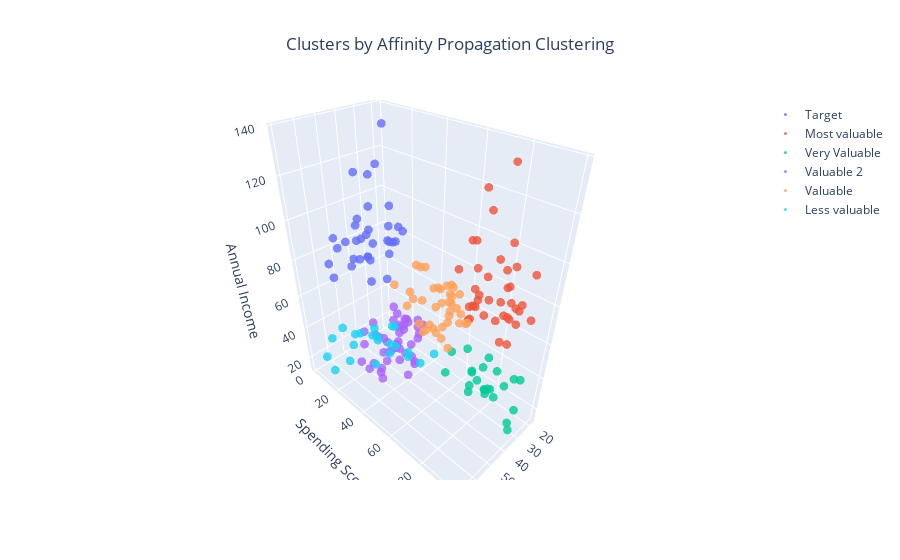

Source (notebook cell):
### Code cell
#plot the DBS_clustering results in 3D
#add a legend to the plot

def tracer_Affinity_Propagation(db, n, name):
    '''
    This function returns trace object for Plotly
    '''
    return go.Scatter3d(
        x = db[db['label_Affinity_Propagation']==n]['Age'],
        y = db[db['label_Affinity_Propagation']==n]['Spending Score (1-100)'],
        z = db[db['label_Affinity_Propagation']==n]['Annual Income (k$)'],
        mode = 'markers',
        name = name,
        marker = dict(
            size = 3
        ),
        opacity=0.8
     )

trace0 = tracer_Affinity_Propagation(df, 0, 'Very Valuable')
trace1 = tracer_Affinity_Propagation(df, 1, 'Less valuable')
trace2 = tracer_Affinity_Propagation(df, 2, 'Valuable 2')
trace3 = tracer_Affinity_Propagation(df, 3, 'Valuable')
trace4 = tracer_Affinity_Propagation(df, 4, 'Target')
trace5 = tracer_Affinity_Propagation(df, 5, 'Most valuable')


data_Affinity_Propagation = [trace4, trace5, trace0, trace2, trace3,trace1]


layout = go.Layout(
    title = 'Clusters by Affinity Propagation Clustering',
    scene = dict(
            xaxis = dict(title = 'Age'),
            yaxis = dict(title = 'Spending Score'),
            zaxis = dict(title = 'Annual Income')
        )
)

fig_Affinity_Propagation = go.Figure(data=data_Affinity_Propagation, layout=layout)
fig_Affinity_Propagation.update_layout(title_text='Clusters by Affinity Propagation Clustering', title_x=0.5)
py.offline.iplot(fig_Affinity_Propagation)

### Figure 1 — Plotly figure (JSON) as saved in the notebook; plotly's stock layout.template omitted (floating-point values rounded to 4 significant figures)
{"data": [{"marker": {"size": 3}, "mode": "markers", "name": "Target", "opacity": 0.8, "type": "scatter3d", "x": [59, 47, 20, 44, 19, 57, 25, 48, 34, 43, 44, 47, 37, 34, 56, 19, 50, 42, 36, 40, 36, 52, 58, 59, 37, 46, 41, 54, 41, 34, 33, 47, 45, 32], "y": [11, 9, 5, 7, 10, 5, 12, 36, 22, 17, 20, 16, 1, 1, 35, 5, 26, 20, 27, 13, 10, 13, 15, 14, 32, 15, 39, 24, 17, 23, 8, 16, 28, 18], "z": [71, 71, 73, 73, 74, 75, 77, 77, 78, 78, 78, 78, 78, 78, 79, 81, 85, 86, 87, 87, 87, 88, 88, 93, 97, 98, 99, 101, 103, 103, 113, 120, 126, 137]}, {"marker": {"size": 3}, "mode": "markers", "name": "Most valuable", "opacity": 0.8, "type": "scatter3d", "x": [39, 31, 40, 38, 39, 31, 29, 32, 35, 32, 32, 28, 32, 34, 39, 38, 27, 30, 30, 29, 31, 36, 33, 32, 28, 36, 30, 27, 35, 32, 29, 30, 28, 36, 32, 38, 35, 32, 30], "y": [91, 77, 95, 75, 75, 71, 88, 73, 72, 93, 87, 97, 74, 90, 88, 76, 89, 78, 73, 83, 93, 75, 95, 63, 75, 92, 86, 69, 90, 86, 88, 97, 68, 85, 69, 91, 79, 74, 83], "z": [69, 70, 71, 71, 71, 72, 73, 73, 74, 75, 76, 77, 77, 78, 78, 78, 78, 78, 78, 79, 81, 85, 86, 87, 87, 87, 88, 88, 93, 97, 98, 99, 101, 103, 103, 113, 120, 126, 137]}, {"marker": {"size": 3}, "mode": "markers", "name": "Very Valuable", "opacity": 0.8, "type": "scatter3d", "x": [21, 23, 22, 23, 30, 35, 24, 22, 20, 35, 25, 31, 29, 35, 23, 21, 18, 21, 30, 20, 24, 31, 24], "y": [81, 77, 76, 94, 72, 99, 77, 79, 66, 98, 73, 73, 82, 61, 87, 73, 92, 81, 73, 75, 92, 61, 65], "z": [15, 16, 17, 18, 19, 19, 20, 20, 21, 23, 24, 25, 28, 28, 29, 30, 33, 33, 34, 37, 38, 39, 39]}, {"marker": {"size": 3}, "mode": "markers", "name": "Valuable 2", "opacity": 0.8, "type": "scatter3d", "x": [65, 50, 49, 59, 50, 47, 51, 69, 53, 70, 67, 54, 63, 43, 68, 70, 47, 60, 60, 59, 45, 49, 57, 67, 46, 48, 55, 50, 68, 48, 47, 48, 49, 67, 49, 66, 54, 68, 66, 65, 63, 49, 51, 50], "y": [35, 55, 52, 60, 45, 41, 50, 46, 46, 56, 52, 59, 51, 50, 48, 55, 42, 49, 56, 47, 53, 42, 51, 41, 44, 46, 58, 46, 55, 49, 47, 42, 48, 59, 56, 50, 46, 43, 48, 52, 43, 59, 43, 57], "z": [38, 40, 42, 43, 43, 43, 44, 44, 46, 46, 47, 47, 48, 48, 48, 49, 49, 50, 50, 54, 54, 54, 54, 54, 54, 54, 57, 58, 59, 60, 60, 61, 62, 62, 62, 63, 63, 63, 63, 63, 65, 65, 67, 67]}, {"marker": {"size": 3}, "mode": "markers", "name": "Valuable", "opacity": 0.8, "type": "scatter3d", "x": [27, 29, 31, 33, 31, 27, 19, 18, 19, 32, 26, 40, 23, 38, 21, 22, 34, 18, 40, 32, 24, 27, 20, 23, 26, 21, 19, 38, 19, 18, 19, 27, 38, 40, 23, 43, 25, 28], "y": [47, 42, 42, 60, 54, 51, 55, 59, 59, 47, 54, 48, 52, 55, 57, 55, 60, 41, 40, 42, 52, 50, 49, 41, 55, 42, 54, 42, 46, 48, 50, 56, 40, 58, 29, 35, 34, 40], "z": [40, 40, 40, 42, 43, 46, 46, 48, 48, 48, 54, 54, 54, 54, 54, 57, 58, 59, 60, 60, 60, 60, 61, 62, 62, 62, 63, 64, 64, 65, 65, 67, 67, 69, 70, 71, 72, 76]}, {"marker": {"size": 3}, "mode": "markers", "name": "Less valuable", "opacity": 0.8, "type": "scatter3d", "x": [19, 20, 31, 35, 64, 67, 58, 37, 35, 52, 35, 46, 54, 45, 40, 60, 53, 49, 42, 36, 48, 49], "y": [39, 6, 40, 6, 3, 14, 15, 13, 35, 29, 35, 5, 14, 32, 31, 4, 4, 14, 17, 26, 36, 28], "z": [15, 16, 17, 18, 19, 19, 20, 20, 21, 23, 24, 25, 28, 28, 29, 30, 33, 33, 34, 37, 39, 39]}], "layout": {"scene": {"xaxis": {"title": {"text": "Age"}}, "yaxis": {"title": {"text": "Spending Score"}}, "zaxis": {"title": {"text": "Annual Income"}}}, "title": {"text": "Clusters by Affinity Propagation Clustering", "x": 0.5}}}
